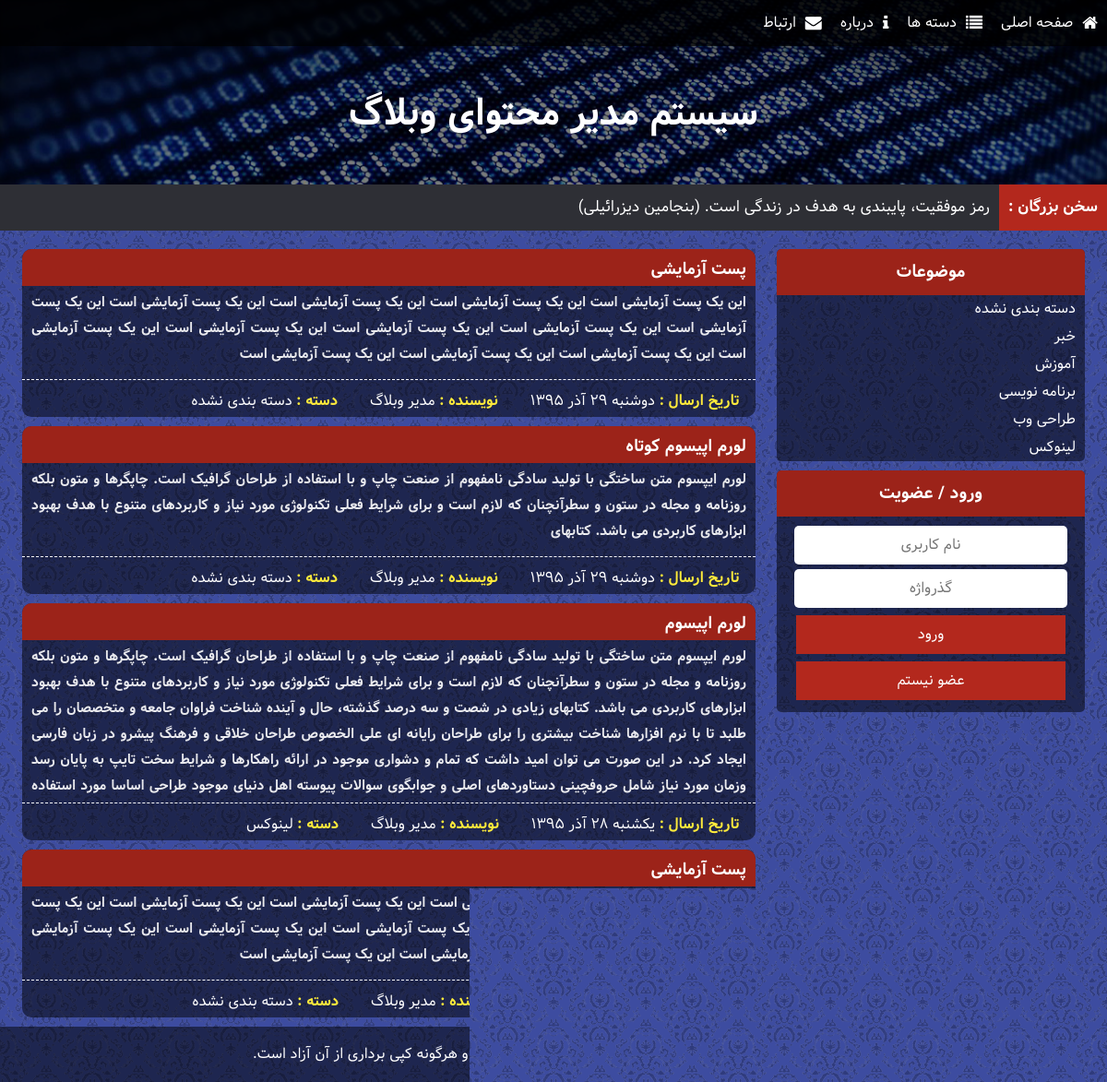
The page / on the database its author committed.
### tables this page shows
CREATE TABLE `CATS` (
  `ID` int(10) UNSIGNED NOT NULL,
  `NAME` varchar(30) NOT NULL
);

CREATE TABLE `POSTS` (
  `ID` int(11) UNSIGNED NOT NULL,
  `TYPE` tinyint(1) UNSIGNED ZEROFILL NOT NULL,
  `AUTHOR` int(11) NOT NULL,
  `TITLE` varchar(255) NOT NULL,
  `STEXT` text NOT NULL,
  `FTEXT` text NOT NULL,
  `CAT` int(10) UNSIGNED NOT NULL DEFAULT '0',
  `TIME` int(11) UNSIGNED NOT NULL,
  `TAGS` text NOT NULL
);

### includes/config.php (called while the page is built)
<?php
	$CONF = array(
		'remoteurl'	=>	'localhost',
		'dbuser'		=>	'root',
		'dbpass'		=>	'',
		'dbname'		=>	'bblog',
		'SITE_TITLE'	=>	'سیستم مدیر محتوای وبلاگ',
	);
	$TEXTS = array(
		'بهتر است روی پای خود بمیری تا روی زانو‌هایت زندگی کنی. (رودی)',
		'بر روی زمین چیزی بزرگتر از انسان نیست و در انسان چیزی بزرگتر از فکر او. (همیلتون)',
		'عمر آنقدر کوتاه است که نمی‌ارزد آدم حقیر و کوچک بماند. (دیزرائیلی)',
		'افراد شجاع فرصت می آفرینند .ترسوها و ضعفا منتظر فرصت می نشینند.(گوته)',
		'هر انسانی مرتکب اشتباه می شود؛ اما فقط انسان های احمق اشتباه خود را تکرار می کنند. (سیسرون)',
		'اگر در قدم اول موفقیت نصیب ما می شد، سعی و عمل دیگر معنایی نداشت.(موریس مترلینگ)',
		'کسی که شهامت قبول خطر را نداشته باشد، در زندگی به مقصود نخواهد رسید. (محمد علی كلی)',
		' آدمی ساخته‌ی افکار خویش است فردا همان خواهد شد که امروز می‌اندیشیده است. (مترلینگ)',
		'انسان همان چیزی است که باور دارد. (آنتوان چخوف)',
		'از دست دادن امیدی پوچ و محال، خود موفقیت و پیشرفتی بزرگ است. (شکسپیر)',
		'موفقیت بر روی ستون های شکست شکل می گیرد. (سری چتری)',
		'شکست یک عامل نیروبخش است، نه یک بازدارنده؛ هر شکست بذری از موفقیت در دل دارد. (ناپلئون هیل)',
		'کارایی اساس بقا است، اما لازمه موفقیت ثمربخش بودن است. (جان ماکسول)',
		'هرکس خواهان موفقیت است باید یاد بگیرد که ناکامی جزء حتمی فرایند پیشرفت است. (برادرز)',
		'موفقیت تنها نصیب معدودی می شود و این درحالی است که کثیری از مردم در رویای موفقیت به سر می برند. (جان جانسون)',
		'رمز موفقیت، پایبندی به هدف در زندگی است. (بنجامین دیزرائیلی)',
		'نخستین قانون موفقیت، تمرکز است. (ویلیام ماتیوس)',
		'بزرگ ترین موفقیت عبارت است از اعتماد یا سازش کامل بین اشخاص صمیمی. (رالف والدو امرسون)',
		'اگر کسی استعداد طبیعی داشته باشد بازهم باید برای موفقیت تمرین کند و آماده شود. (جان ماکسول)',
		'موفقیت برای اشخاص کم ظرفیت مقدمه گستاخی است. (مثل ایتالیایی)',
		'از موفقیت دیگران همان اندازه خوشحال باش که از موفقیت خودت خشنود می شوی. (کریستین لارسون)',
		'به یاد داشته باش که برای موفقیت، بیش از هر چیز به اراده و تصمیم نیاز داری. (آبراهام لینکلن)',
		'موفقیت در آرزوها، نسبت مستقیم با قدرت اراده ما دارد. (دیل کارنگی)',
		'به جای اینکه سعی کنید مرد موفقیت باشید، سعی کنید مرد ارزش ها باشید. (آلبرت اینشتین)',
		'هر موفقیت بزرگی نتیجه هزاران تلاش کوچک و عادی است که مورد توجه و ستایش دیگران قرار نمی گیرد. (برایان تریسی)'
	);
?>

### includes/PersianCalendar.php (called while the page is built, shortened)
<?php
function mds_date($format, $when="now", $persianNumber = 1)
{
	$TZhours=0;
	$TZminute=0;
	$result="";
	if($when=="now"){
		$year=date("Y");
		$month=date("m");
		$day=date("d");
		list( $Dyear, $Dmonth, $Dday ) = gregorian_to_mds($year, $month, $day);
		$when=mktime(date("H")+$TZhours,date("i")+$TZminute,date("s"),date("m"),date("d"),date("Y"));
	}else{
		$when+=$TZhours*3600+$TZminute*60;
		$date=date("Y-m-d",$when);
		list( $year, $month, $day ) = preg_split ( '/-/', $date );
		list( $Dyear, $Dmonth, $Dday ) = gregorian_to_mds($year, $month, $day);
		}
	$need= $when;
	$year=date("Y",$need);
	$month=date("m",$need);
	$day=date("d",$need);
	$i=0;
	$subtypetemp="";
	list( $Dyear, $Dmonth, $Dday ) = gregorian_to_mds($year, $month, $day);
	while($i<strlen($format))
	{
		$subtype=substr($format,$i,1);
		switch ($subtype)
		{
			case"F":
				$result.=monthname($Dmonth);
				break;
			case "j":
				$result1=$Dday;
				if($persianNumber==1) $result.=Convertnumber2farsi($result1);
				else $result.=$result1;
				break;
			case "l":
				$result1=date("l",$need);
				if($result1=="Saturday") $result1="&#1588;&#1606;&#1576;&#1607;";
				else if($result1=="Sunday") $result1="&#1610;&#1603;&#1588;&#1606;&#1576;&#1607;";
				else if($result1=="Monday") $result1="&#1583;&#1608;&#1588;&#1606;&#1576;&#1607;";
				$result.=$result1;
				break;
			case "Y":
				$result1=$Dyear;
				if($persianNumber==1) $result.=Convertnumber2farsi($result1);
				else $result.=$result1;
				break;
			default:
				$result.=$subtype;
		}
		$subtypetemp=substr($format,$i,1);
	$i++;
	}
	return $result;
}
function monthname($month)
{
    if($month=="09") return "&#1570;&#1584;&#1585;";
}
function Convertnumber2farsi($srting)
{
	$num0="&#1776;";
	$num1="&#1777;";
	$num2="&#1778;";
	$num3="&#1779;";
	$num4="&#1780;";
	$num5="&#1781;";
	$num6="&#1782;";
	$num7="&#1783;";
	$num8="&#1784;";
	$num9="&#1785;";
	$stringtemp="";
	$len=strlen($srting);
	for($sub=0;$sub<$len;$sub++)
	{
		 if(substr($srting,$sub,1)=="0")$stringtemp.=$num0;
		 elseif(substr($srting,$sub,1)=="1")$stringtemp.=$num1;
		 elseif(substr($srting,$sub,1)=="2")$stringtemp.=$num2;
		 elseif(substr($srting,$sub,1)=="3")$stringtemp.=$num3;
		 elseif(substr($srting,$sub,1)=="4")$stringtemp.=$num4;
		 elseif(substr($srting,$sub,1)=="5")$stringtemp.=$num5;
		 elseif(substr($srting,$sub,1)=="6")$stringtemp.=$num6;
		 elseif(substr($srting,$sub,1)=="7")$stringtemp.=$num7;
		 elseif(substr($srting,$sub,1)=="8")$stringtemp.=$num8;
		 elseif(substr($srting,$sub,1)=="9")$stringtemp.=$num9;
		 else $stringtemp.=substr($srting,$sub,1);
	}
return   $stringtemp;
}
function div($a,$b)
{
    return (int) ($a / $b);
}
function gregorian_to_mds ($g_y, $g_m, $g_d)
{
    $g_days_in_month = array(31, 28, 31, 30, 31, 30, 31, 31, 30, 31, 30, 31);
    $m_days_in_month = array(31, 31, 31, 31, 31, 31, 30, 30, 30, 30, 30, 29);
   $gy = $g_y-1600;
   $gm = $g_m-1;
   $gd = $g_d-1;
   $g_day_no = 365*$gy+div($gy+3,4)-div($gy+99,100)+div($gy+399,400);
   for ($i=0; $i < $gm; ++$i)
      $g_day_no += $g_days_in_month[$i];
   if ($gm>1 && (($gy%4==0 && $gy%100!=0) || ($gy%400==0)))
      $g_day_no++;
   $g_day_no += $gd;
   $m_day_no = $g_day_no-79;
   $j_np = div($m_day_no, 12053);
   $m_day_no = $m_day_no % 12053;
   $jy = 979+33*$j_np+4*div($m_day_no,1461);
   $m_day_no %= 1461;
   for ($i = 0; $i < 11 && $m_day_no >= $m_days_in_month[$i]; ++$i)
      $m_day_no -= $m_days_in_month[$i];
   $jm = $i+1;
   $jd = $m_day_no+1;
   return array($jy, $jm, $jd);
}
?>

### index.php (the view, shortened to what this page needs)
<?php
	require_once('includes/functions.php');
	if( !isset($_POST['A']) AND !isset($_GET['A']) )
		require_once('header.php');
	$POSTS = $SQL->query("SELECT P.ID,P.TITLE,P.STEXT,P.TIME,U.NAME AS AUTHOR,C.ID AS CID,C.NAME AS CNAME FROM POSTS AS P, USERS AS U, CATS AS C WHERE P.TYPE=1 AND P.AUTHOR=U.ID AND P.CAT=C.ID".@$CATEGORY." ORDER BY P.TIME DESC;");
	if( $POSTS!==FALSE && $POSTS->num_rows!=0 )
	{
		while ( $POST=$POSTS->fetch_assoc() )
		{
			?>
			<div class="post">
				<a href="post.php?id=<?php echo $POST['ID']; ?>"><h3><?php eecho($POST['TITLE']); ?></h3></a>
				<p><?php eecho($POST['STEXT']); ?></p>
				<div class="postfooter">
					<span><strong>تاریخ ارسال : </strong><?php echo mds_date("l  j F Y",$POST['TIME']); ?></span>
					<span><strong>نویسنده : </strong><?php eecho($POST['AUTHOR']); ?></span>
					<span><strong>دسته : </strong><?php eecho($POST['CNAME']); ?></span>
				</div>
			</div>
			<?php
		}
	}
	else {
		echo '<h1>محتوایی برای نمایش پیدا نشد.</h1>';
	}
  if( !isset($_POST['A']) AND !isset($_GET['A']) )
    require_once('footer.php');
?>

### header.php (shortened to what this page needs)
<!DOCTYPE html>
<html dir="rtl" lang="fa">
<head>
	<link rel="stylesheet" type="text/css" href="lib/main.css" />
	<link rel="stylesheet" type="text/css" href="lib/font-awesome.css" />
</head>
<body>
	<div class="nav">
		<ul>
			<a href="index.php"><li class="fa-home">صفحه اصلی</li></a>
			<a href="cats.php"><li class="fa-list">دسته ها</li></a>
			<a href="posts.php?N=about"><li class="fa-info">درباره</li></a>
			<a href="posts.php?N=contact"><li class="fa-envelope">ارتباط</li></a>
		</ul>
	</div>
	<div class="header"><span><?php echo $CONF['SITE_TITLE']; ?></span></div>
	<div class="toptext"><strong>سخن بزرگان : </strong><span><?php get_text(); ?></span></div>
	<div class="body">
		<div class="menu">
			<div class="cats">
				<h3>موضوعات</h3>
				<ul>
					<?php
						$CATS = $SQL->query('SELECT ID,NAME FROM CATS;');
						while ($CAT=$CATS->fetch_assoc() )
						{
							echo '<a href="index.php?CAT='.$CAT['ID'].'"><li>'.$CAT['NAME'].'</li></a>'.PHP_EOL;
						}
					 ?>
				</ul>
			</div>
			<?php if( !logedin() ){ ?>
			<div class="logreg">
				<h3>ورود / عضویت</h3>
				<div>
					<input id="user" type="text" placeholder="نام کاربری" />
					<input id="pass" type="password" placeholder="گذرواژه" />
					<button id="login" onclick="login();">ورود</button>
					<a href="register.php"><button id="login">عضو نیستم</button></a>
				</div>
			</div>	<?php } ?>
		</div>
		<div class="main">

### includes/functions.php (shortened to what this page needs)
<?php
	require_once('config.php');
	require_once("PersianCalendar.php");
	function logedin(){
		return false;
	}
	function get_text(){
		global $TEXTS;
		echo $TEXTS[ rand(0,count($TEXTS)-1) ];
	}
	function eecho($str=''){
		echo htmlentities($str);
	}
 ?>

### rows shown on the page
cats: NAME "دسته بندی نشده"
cats: NAME "خبر"
cats: NAME "آموزش"
cats: NAME "برنامه نویسی"
cats: NAME "طراحی وب"
cats: NAME "لینوکس"
posts: TITLE "پست آزمایشی این یک پست آزمایشی است این یک پست آزمایشی است این یک پست آزمایشی است این یک پست آزمایشی است این یک پست آزمایشی است این یک پست آزمایشی است این یک پست آزمایشی است این یک پست آزمایشی است این یک پست آزمایشی است این یک پست آزمایشی است این یک پست آزمایشی است این یک پست آزمایشی است مدیر وبلاگ دسته بندی نشده", TIME "دوشنبه ۲۹ آذر ۱۳۹۵"
posts: TITLE "لورم اپیسوم کوتاه لورم ایپسوم متن ساختگی با تولید سادگی نامفهوم از صنعت چاپ و با استفاده از طراحان گرافیک است. چاپگرها و متون بلکه روزنامه و مجله در ستون و سطرآنچنان که لازم است و برای شرایط فعلی تکنولوژی مورد نیاز و کاربردهای متنوع با هدف بهبود ابزارهای کاربردی می باشد. کتابهای مدیر وبلاگ دسته بندی نشده", TIME "دوشنبه ۲۹ آذر ۱۳۹۵"
posts: TITLE "لورم اپیسوم لورم ایپسوم متن ساختگی با تولید سادگی نامفهوم از صنعت چاپ و با استفاده از طراحان گرافیک است. چاپگرها و متون بلکه روزنامه و مجله در ستون و سطرآنچنان که لازم است و برای شرایط فعلی تکنولوژی مورد نیاز و کاربردهای متنوع با هدف بهبود ابزارهای کاربردی می باشد. کتابهای زیادی در شصت و سه درصد گذشته، حال و آینده شناخت فراوان جامعه و متخصصان را می طلبد تا با نرم افزارها شناخت بیشتری را برای طراحان رایانه ای علی الخصوص طراحان خلاقی و فرهنگ پیشرو در زبان فارسی ایجاد کرد. در این صورت می توان امید داشت که تمام و دشواری موجود در ارائه راهکارها و شرایط سخت تایپ به پایان رسد وزمان مورد نیاز شامل حروفچینی دستاوردهای اصلی و جوابگوی سوالات پیوسته اهل دنیای موجود طراحی اساسا مورد استفاده مدیر وبلاگ…", TIME "يكشنبه ۲۸ آذر ۱۳۹۵"
posts: TITLE "پست آزمایشی این یک پست آزمایشی است این یک پست آزمایشی است این یک پست آزمایشی است این یک پست آزمایشی است این یک پست آزمایشی است این یک پست آزمایشی است این یک پست آزمایشی است این یک پست آزمایشی است این یک پست آزمایشی است این یک پست آزمایشی است این یک پست آزمایشی است این یک پست آزمایشی است مدیر وبلاگ دسته بندی نشده", TIME "يكشنبه ۲۸ آذر ۱۳۹۵"

### other values the page prints
$CONF['SITE_TITLE'] "سیستم مدیر محتوای وبلاگ"
